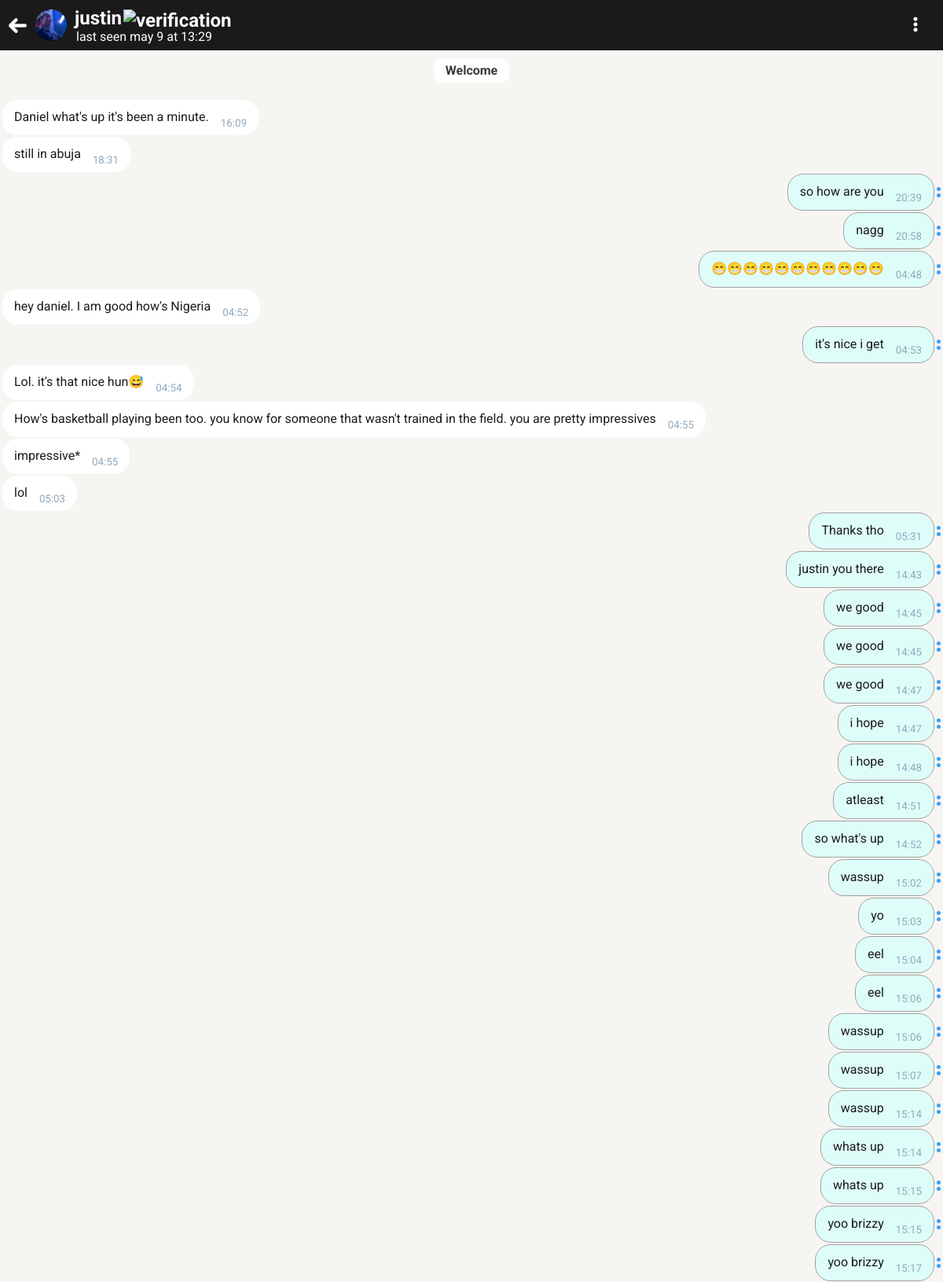
The app's page /messages/message/28/ (signed in, upper part) with its own data.
### messagesapp/models.py (models this page shows, shortened)
class Message(models.Model):
   owner = models.ForeignKey(User, on_delete=models.SET_NULL, null=True, blank=True)
   recipient = models.ForeignKey(User, on_delete=models.SET_NULL, related_name="messages", null=True, blank=True)
   request_accepted = models.BooleanField(default=False)
   unread_messages = models.IntegerField(default=0) # message: msg.2
   last_body = models.ForeignKey("Body", on_delete=models.SET_NULL, null=True, blank=True, related_name="last_body", default="") # message: msg.3
   subdate = models.DateTimeField(null=True, blank=True)
   updated = models.DateTimeField(auto_now=True)
   created = models.DateTimeField(auto_now_add=True)
   id = models.UUIDField(default=uuid.uuid4, primary_key=True, unique=True, editable=False)
   class Meta:
      ordering = ['-updated']            # logic: so it appears in chats in the order of most recently updated
      unique_together = ['owner', 'recipient']

class Body(models.Model):
   owner = models.ForeignKey(User, on_delete=models.SET_NULL, null=True, blank=True)
   recipient = models.ForeignKey(User, on_delete=models.SET_NULL, related_name="body_recipient", null=True, blank=True)
   message = models.ForeignKey(Message, on_delete=models.CASCADE, null=True, blank=True)
   body = models.TextField(default="")
   is_read = models.BooleanField(default=False)
   msg_on_post = models.ForeignKey(Post, on_delete=models.CASCADE, related_name="msg_post", null=True, blank=True)
   msg_on_tell = models.ForeignKey(Tell, on_delete=models.CASCADE, related_name="msg_tell", null=True, blank=True)
   type = models.CharField(max_length=20, default="") # "", "post", "tell"
   updated = models.DateTimeField(auto_now=True)
   created = models.DateTimeField(auto_now_add=True)
   id = models.UUIDField(default=uuid.uuid4, primary_key=True, unique=True, editable=False)
   @property
   def get_time(self):
      hour = None
      minutes = None
      if self.created.hour + 1 < 10:
         hour = f"0{self.created.hour + 1}"
      else:
         hour = f"{self.created.hour + 1}"
      if self.created.minute < 10:
         minutes = f"0{self.created.minute}"
      else:
         minutes = f"{self.created.minute}"
      return f"{hour}:{minutes}"
   class Meta:
      verbose_name_plural = "Body"
      ordering = ['-created']

### users/models.py (models this page shows, shortened)
class Profile(models.Model):
   VOTE_TYPE = (
      ('MALE', 'a male'),
      ('FEMALE', 'a female'),
   )
   user = models.OneToOneField(User, on_delete=models.CASCADE)
   name = models.CharField(max_length=200, blank=True, null=True)
   username = models.CharField(max_length=200, blank=True, null=True, unique=True)
   email = models.EmailField(max_length=500, blank=True, null=True, unique=True)
   img = models.ImageField(upload_to="profiles/", default="default/images/user.png")
   bio = models.TextField(default="", blank=True, null=True)
   online = models.BooleanField(default=False)
   last_seen = models.DateTimeField(default=datetime.now(), null=True, blank=True)
   followers = models.ManyToManyField(User, related_name='followers', blank=True)
   following = models.ManyToManyField(User, related_name='following', blank=True)
   friends = models.ManyToManyField(User, related_name='friends', blank=True)
   verified = models.BooleanField(default=False)
   saved_post = models.ManyToManyField("homeapp.Post", related_name="saved_post", blank=True)
   saved_tell = models.ManyToManyField("homeapp.Tell", related_name="saved_tell", blank=True)
   seen_post = models.ManyToManyField("homeapp.Post", blank=True)
   seen_tell = models.ManyToManyField("homeapp.Tell", blank=True)
   activity_count = models.PositiveSmallIntegerField(default=0)
   updated = models.DateTimeField(auto_now_add=True)
   created = models.DateTimeField(auto_now=True)
   id = models.UUIDField(default=uuid.uuid4, unique=True, primary_key=True, editable=False)
   def is_leapyear(self, year):
      leap_year = None
      if (year % 4 == 0):
         if (year % 100 == 0):
            if (year % 400 == 0):
               leap_year = True
            else:
               leap_year = False
         else:
            leap_year = True
      else:
         leap_year = False
      return leap_year
   def returnDateInMinutesAgo(self, year, month, day, hour, minutes):
      is_a_leapyear = self.is_leapyear(year) # print(f"{year} is a leap year == {is_a_leapyear}")
      months_days = [31, 28, 31, 30, 31, 30, 31, 31, 30, 31, 30, 31]
      months_days_leap = [31, 29, 31, 30, 31, 30, 31, 31, 30, 31, 30, 31]
      days_for_months_ago = 0
      if is_a_leapyear == False: # print(f"Month: {month}")
         for index, days in enumerate(months_days):
            if index != month-1: # print(index+1, days)
               days_for_months_ago += days
            elif index == month-1: # print(f"stop month reached") #print(f"Total days: {days_for_months_ago + day}\n")
               break
      else:
         for index, days in enumerate(months_days_leap):
            if index != month-1: # print(index+1, days)
               days_for_months_ago += days
            elif index == month-1: # print(f"stop month reached") #print(f"Total days: {days_for_months_ago + day}\n")
               break
      total_days = (days_for_months_ago + day)
      total_minutes = minutes + (hour * 60) + ( (total_days * 24) * 60)
      return total_minutes
   def get_time(self, h, m):
      if h + 1 < 10:
         hour = f"0{h + 1}"
      else:
         hour = f"{h + 1}"
      if m < 10:
         minutes = f"0{m}"
      else:
         minutes = f"{m}"
      return f"{hour}:{minutes}"
   @property
   def get_last_seen(self):
      date = datetime.now()
      ls_date = self.last_seen   # print(date) # print(ls_date)
      if self.online == False:
         if date.year == ls_date.year:
            minutes_ago = self.returnDateInMinutesAgo(date.year, date.month, date.day, date.hour, date.minute) - self.returnDateInMinutesAgo(date.year, ls_date.month, ls_date.day, ls_date.hour, ls_date.minute)
            if date.day == ls_date.day:
               if minutes_ago < 60:
                  return f"last seen {minutes_ago} {'minutes' if minutes_ago != 1 else 'minute'} ago"
               elif minutes_ago < 1440:
                  return f"last seen today {self.get_time(ls_date.hour, ls_date.minute)}"
            elif date.month == ls_date.month and date.day-1 == ls_date.day:
               return f"last seen yesterday {self.get_time(ls_date.hour, ls_date.minute)}"
            else:
               months = {
               "1": "January",
               "2": "February",
               "3": "March",
               "4": "April",
               "5": "May",
               "6": "June",
               "7": "July",
               "8": "August",
               "9": "September",
               "10": "October",
               "11": "November",
               "12": "December"
               }
               return f"last seen {months[str(ls_date.month-1)].lower()} {ls_date.day} at {self.get_time(ls_date.hour, ls_date.minute)}"
      else:
         return "online"

### messagesapp/views.py (the view, shortened to what this page needs)
# urls.py: path('message/<str:pk>/', views.message, name="message"),
def message(request, pk):
   user = User.objects.get(id=pk)
   other_message, other_created = Message.objects.get_or_create(owner=user, recipient = request.user)
   my_message, my_created = Message.objects.get_or_create(owner = request.user, recipient = other_message.owner)
   update_chats_if_settings_says_top_all = checkSettings(request.user, other_message)
   bodys = returnBody(user, request)
   messegeSeenUtil(other_message)
   context = {"message": other_message, "bodys": bodys, 'user': user}
   return render(request, 'message.html', context)

### messagesapp/utils.py (called while the page is built)
def messegeSeenUtil(other_message):
   unread_messages = other_message.body_set.filter(is_read = False)
   if unread_messages.count() > 0:
      for msg in unread_messages:
         msg.is_read = True
         msg.save()
   if other_message.unread_messages > 0:
      other_message.unread_messages = 0
      other_message.subdate = other_message.updated
      other_message.save()

def returnBody(user, request):
   bodys = Body.objects.filter(
      Q (Q (owner = user) & Q (recipient = request.user)) |
      Q (Q (owner = request.user) & Q (recipient = user))
   ).order_by('created')
   return bodys

def checkSettings(user, other_message):
   if user.settings.top_all == True:
      other_message.save()

### messagesapp/templates/message.html (shortened to what this page needs)
{% extends 'main.html' %}
{% load static %}
{% block content %}
<body class="background-off-white" id="body">
   <header>
      <div class="message-header" data-user="{{user.id}}">
         <div class="message-left">
            <div class="back">
               <a href="{% url 'chat' %}"><img src="{% static 'images/icons/back icons/back-1-white.png' %}" alt=""></a>
            </div>
            <div class="activity-2">
               <div class="img-holder-m">
                  <img src="{{message.owner.profile.img.url}}" alt="profile-picture" class="img-holder-image-m">
               </div>
               <div>
                  <h2 class="no-margin width-p-10 position-rel msg-name"><a href="{% url 'other-profile' message.owner.id %}"><strong class="color-white">{{message.owner.profile.name}}</strong></a>
                     {% if message.owner.profile.verified %}
                     <img src="{% static 'images/icons/verified/verified-blue2.png' %}" class="width-20 chat-v" alt="verification">
                     {% endif %}
                  </h2>
                  <p class="no-margin width-p-10 last_seen">{{message.owner.profile.get_last_seen}}</p>
               </div>
            </div>
         </div>
         <a href="#" class="options-link">
            <div class="message-right">
               <img src="{% static 'images/icons/options/option-white-32.png' %}" alt="" width="20">
            </div>
         </a>
      </div>
   </header>
   <main id="main">
      <div class="timestamp-holder">
         <span class="timestamp">
            <strong>Welcome</strong>
         </span>
      </div>
      {% for body in bodys %}
      {% if body.owner == request.user %}
      <div class="msg-block-me">
         <div class="msg-box-me">
            <p class="no-margin">
               <span>{{body.body}}</span>
               <small class="msg-time grey">{{body.get_time}}</small>
            </p>
         </div>
         {% if body.is_read %}
         <div class="msg-seen">
            <div class="c1 msg-blue"></div>
            <div class="c1 msg-blue"></div>
         </div>
         {% else %}
         <div class="msg-seen">
            <div class="c1"></div>
            <div class="c1"></div>
         </div>
         {% endif %}
      </div>
      {% else %}
      <div class="msg-block">
         <div class="msg-box">
            <p class="no-margin">
               <span>{{body.body}}</span>
               <small class="msg-time grey">{{body.get_time}}</small>
            </p>
         </div>
      </div>
      {% endif %}
      {% endfor %}
   </main>
</body>
{% endblock content %}

### static/main.css (style rules this page uses)
body { background-color: #fafafa; margin: 0; font-family: "Roboto", sans-serif; font-weight: 300px; margin-bottom: 70px; color: #1a1a1b; }
.no-margin { margin: 0; }
.position-rel { position: relative; }
.chat-v { position: relative; top: 3px; left: -4px; }
.color-white { color: #fff; }
.background-off-white { background-color: #f7f5f2; }
.grey { color: #92a9bd; }
.width-20 { width: 20px; }
a { text-decoration: none; color: #000; }
header { background-color: #fff; position: fixed; width: 100%; height: 54px; top: 0; z-index: 1; }
.width-p-10 { padding-left: 10px; padding-right: 10px; }
main { margin-top: 54px; }
.activity-2 { display: flex; align-items: center; }
.message-header, .message-left { display: flex; align-items: center; height: 64px; background-color: #1a1a1b; color: #fff; }
.message-header { justify-content: space-between; padding-right: 5px; }
.back { padding: 5px 10px 0; }
.back img { width: 25px; }
.img-holder-m { height: 40px; min-width: 40px; max-width: 40px; border-radius: 50%; }
.img-holder-image-m { width: 100%; height: 100%; border-radius: 50%; object-fit: cover; }
.message-right { padding: 9px 20px 7px; border-radius: 50%; }
.options-link { border-radius: 50%; }
.timestamp { padding: 6px 15px; background-color: #fff; border-radius: 10px; margin: 20px auto; color: rgb(59, 59, 59); }
.timestamp-holder { display: flex; }
.msg-block { display: flex; align-items: center; margin: 2px 0; }
.msg-block-me { display: flex; justify-content: end; align-items: center; margin: 2px 0; position: relative; }
.msg-box, .msg-box-me { padding: 10px 15px 5px; border-radius: 20px; max-width: 75%; display: flex; line-height: 1.5; }
.msg-box { background-color: #fff; border-radius: 20px; margin-left: 3px; }
.msg-box-me { border: 0.1px solid rgb(162, 162, 162); background-color: #dffdf8; }
.c1 { width: 5px; height: 5px; margin: 3px; border-radius: 50%; background-color: rgb(165, 165, 165); }
.msg-blue { background-color: #2FA4FF; }
.msg-box span, .msg-box-me span { padding-right: 15px; }
.msg-time { float: right; margin-top: 10px; }
.last_seen { transition: 2s; padding-left: 12px; animation: last_seen 0.5s ease-in; opacity: 1; }

### records on screen
Message: owner.profile.img (picture), owner.profile.name "justin", owner.profile.get_last_seen "last seen may 9 at 13:29"
Body: body "Daniel what's up it's been a minute.", get_time "16:09"
Body: body "still in abuja", get_time "18:31"
Body: body "so how are you", get_time "20:39", is_read True (drawn)
Body: body "nagg", get_time "20:58", is_read True (drawn)
Body: body "😁😁😁😁😁😁😁😁😁😁😁", get_time "04:48", is_read True (drawn)
Body: body "hey daniel. I am good how's Nigeria", get_time "04:52"
Body: body "it's nice i get", get_time "04:53", is_read True (drawn)
Body: body "Lol. it's that nice hun😅", get_time "04:54"
Body: body "How's basketball playing been too. you know for someone that wasn't trained in the field. you are pretty impressives", get_time "04:55"
Body: body "impressive*", get_time "04:55"
Body: body "lol", get_time "05:03"
Body: body "Thanks tho", get_time "05:31", is_read True (drawn)
Body: body "justin you there", get_time "14:43", is_read True (drawn)
Body: body "we good", get_time "14:45", is_read True (drawn)
Body: body "we good", get_time "14:45", is_read True (drawn)
Body: body "we good", get_time "14:47", is_read True (drawn)
Body: body "i hope", get_time "14:47", is_read True (drawn)
Body: body "i hope", get_time "14:48", is_read True (drawn)
Body: body "atleast", get_time "14:51", is_read True (drawn)
Body: body "so what's up", get_time "14:52", is_read True (drawn)
Body: body "wassup", get_time "15:02", is_read True (drawn)
Body: body "yo", get_time "15:03", is_read True (drawn)
Body: body "eel", get_time "15:04", is_read True (drawn)
Body: body "eel", get_time "15:06", is_read True (drawn)
Body: body "wassup", get_time "15:06", is_read True (drawn)
Body: body "wassup", get_time "15:07", is_read True (drawn)
Body: body "wassup", get_time "15:14", is_read True (drawn)
Body: body "whats up", get_time "15:14", is_read True (drawn)
Body: body "whats up", get_time "15:15", is_read True (drawn)
Body: body "yoo brizzy", get_time "15:15", is_read True (drawn)
Body: body "yoo brizzy", get_time "15:17", is_read True (drawn)
